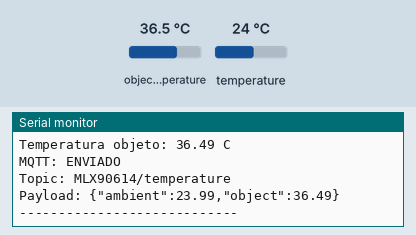
The sketch below on a simulated ESP32. Shown: the last lines printed to the serial monitor. Inputs (shaded band) come from the test bench; at power-on: object temperature 36.5 °C, temperature 24 °C. WiFi joins after 1.5 s; servers stay silent unless stated; no MQTT or app messages arrive unless stated.

Above: at 3.7 s.
3.8 s: object temperature set to 20 °C
At 5.1 s:
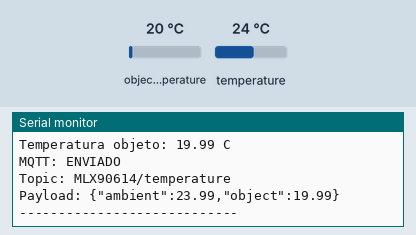
5.3 s: temperature set to 12 °C
At 6.4 s:
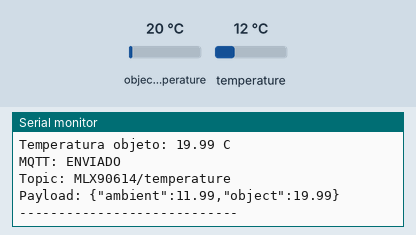
6.8 s: object temperature set to 26 °C
At 8.0 s:
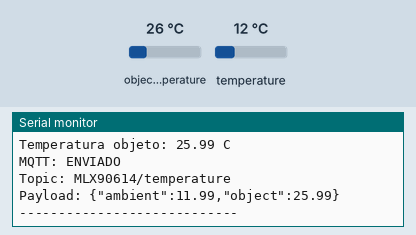
Timing chart, 0 to 9.8 s (numbered marks = the images above; inputs shaded):
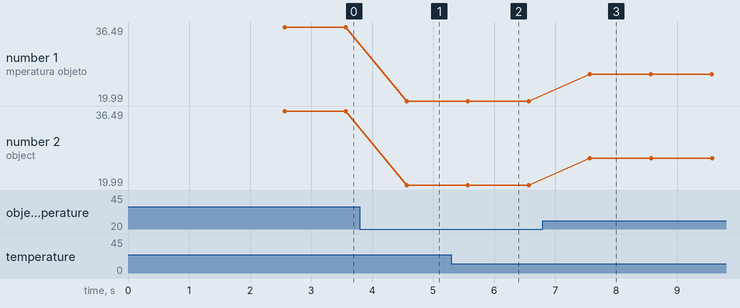

The sketch:

test.ino
```cpp
#include <WiFi.h>
#include <PubSubClient.h>
#include <Wire.h>
#include <Adafruit_MLX90614.h>

// =====================================================
// WIFI
// =====================================================

const char* WIFI_SSID = "iPhone de Adrian";
const char* WIFI_PASSWORD = "123456789";

// =====================================================
// MQTT
// =====================================================

const char* MQTT_HOST = "13.140.187.142";
const int MQTT_PORT = 1883;

const char* MQTT_TOPIC =
  "MLX90614/temperature";

// IMPORTANTE:
// Cada dispositivo debe tener un ID MQTT diferente.
const char* MQTT_CLIENT_ID =
  "MLX90614-esp32-01";

// =====================================================
// OBJETOS
// =====================================================

WiFiClient wifiClient;
PubSubClient mqttClient(wifiClient);

Adafruit_MLX90614 mlx;

// =====================================================
// TIEMPO DE PUBLICACION
// =====================================================

unsigned long ultimaPublicacion = 0;

const unsigned long INTERVALO_PUBLICACION = 1000;
// 1000 ms = 1 segundo


// =====================================================
// CONECTAR WIFI
// =====================================================

void conectarWiFi() {

  Serial.println();
  Serial.print("Conectando a WiFi: ");
  Serial.println(WIFI_SSID);

  WiFi.mode(WIFI_STA);

  WiFi.begin(
    WIFI_SSID,
    WIFI_PASSWORD
  );

  while (
    WiFi.status() != WL_CONNECTED
  ) {

    delay(500);
    Serial.print(".");
  }

  Serial.println();
  Serial.println("WiFi conectado");

  Serial.print("IP del ESP32: ");
  Serial.println(WiFi.localIP());

  Serial.print("RSSI: ");
  Serial.print(WiFi.RSSI());
  Serial.println(" dBm");
}


// =====================================================
// CONECTAR MQTT
// =====================================================

void conectarMQTT() {

  while (!mqttClient.connected()) {

    Serial.print(
      "Conectando a MQTT..."
    );

    bool conectado =
      mqttClient.connect(
        MQTT_CLIENT_ID
      );

    if (conectado) {

      Serial.println(" OK");

      Serial.print("Broker: ");
      Serial.print(MQTT_HOST);
      Serial.print(":");
      Serial.println(MQTT_PORT);

    } else {

      Serial.print(
        " ERROR, codigo="
      );

      Serial.println(
        mqttClient.state()
      );

      delay(3000);
    }
  }
}


// =====================================================
// SETUP
// =====================================================

void setup() {

  Serial.begin(115200);

  delay(1000);

  Serial.println();
  Serial.println(
    "============================"
  );

  Serial.println(
    "MLX90614 + WIFI + MQTT"
  );

  Serial.println(
    "============================"
  );


  // ----------------------------
  // I2C
  // SDA = GPIO21
  // SCL = GPIO22
  // ----------------------------

  Wire.begin(
    21,
    22
  );


  // ----------------------------
  // MLX90614
  // ----------------------------

  Serial.println(
    "Iniciando MLX90614..."
  );

  if (!mlx.begin()) {

    Serial.println(
      "ERROR: sensor MLX90614 no encontrado"
    );

    while (true) {
      delay(1000);
    }
  }

  Serial.println(
    "MLX90614 encontrado correctamente"
  );


  // ----------------------------
  // WIFI
  // ----------------------------

  conectarWiFi();


  // ----------------------------
  // MQTT
  // ----------------------------

  mqttClient.setServer(
    MQTT_HOST,
    MQTT_PORT
  );

  conectarMQTT();
}


// =====================================================
// LOOP
// =====================================================

void loop() {

  // Si se pierde WiFi
  if (
    WiFi.status()
    != WL_CONNECTED
  ) {

    conectarWiFi();
  }


  // Si se pierde MQTT
  if (
    !mqttClient.connected()
  ) {

    conectarMQTT();
  }


  mqttClient.loop();


  // Publicar cada segundo
  unsigned long ahora = millis();

  if (
    ahora - ultimaPublicacion
    >= INTERVALO_PUBLICACION
  ) {

    ultimaPublicacion = ahora;


    // ----------------------------
    // LEER SENSOR
    // ----------------------------

    float ambiente =
      mlx.readAmbientTempC();

    float objeto =
      mlx.readObjectTempC();


    // ----------------------------
    // CREAR JSON
    // ----------------------------

    char payload[100];

    snprintf(
      payload,
      sizeof(payload),

      "{\"ambient\":%.2f,\"object\":%.2f}",

      ambiente,
      objeto
    );


    // ----------------------------
    // PUBLICAR MQTT
    // ----------------------------

    bool enviado =
      mqttClient.publish(
        MQTT_TOPIC,
        payload
      );


    // ----------------------------
    // SERIAL
    // ----------------------------

    Serial.println();

    Serial.print(
      "Temperatura ambiente: "
    );

    Serial.print(
      ambiente,
      2
    );

    Serial.println(" C");


    Serial.print(
      "Temperatura objeto: "
    );

    Serial.print(
      objeto,
      2
    );

    Serial.println(" C");


    Serial.print(
      "MQTT: "
    );

    if (enviado) {

      Serial.println(
        "ENVIADO"
      );

    } else {

      Serial.println(
        "ERROR"
      );
    }


    Serial.print(
      "Topic: "
    );

    Serial.println(
      MQTT_TOPIC
    );


    Serial.print(
      "Payload: "
    );

    Serial.println(
      payload
    );


    Serial.println(
      "----------------------------"
    );
  }
}
```

Measured:
- after the input at 3.8 s, the serial monitor: prints a new line after 0.77 s (image 1)
- after the input at 5.3 s, the serial monitor: prints a new line after 0.27 s (image 2)
- after the input at 6.8 s, the serial monitor: prints a new line after 0.77 s (image 3)
- plotted number 1: 36.49 → 19.99 after the input at 3.8 s, 19.99 → 25.99 after the input at 6.8 s
- plotted number 2: 36.49 → 19.99 after the input at 3.8 s, 19.99 → 25.99 after the input at 6.8 s
